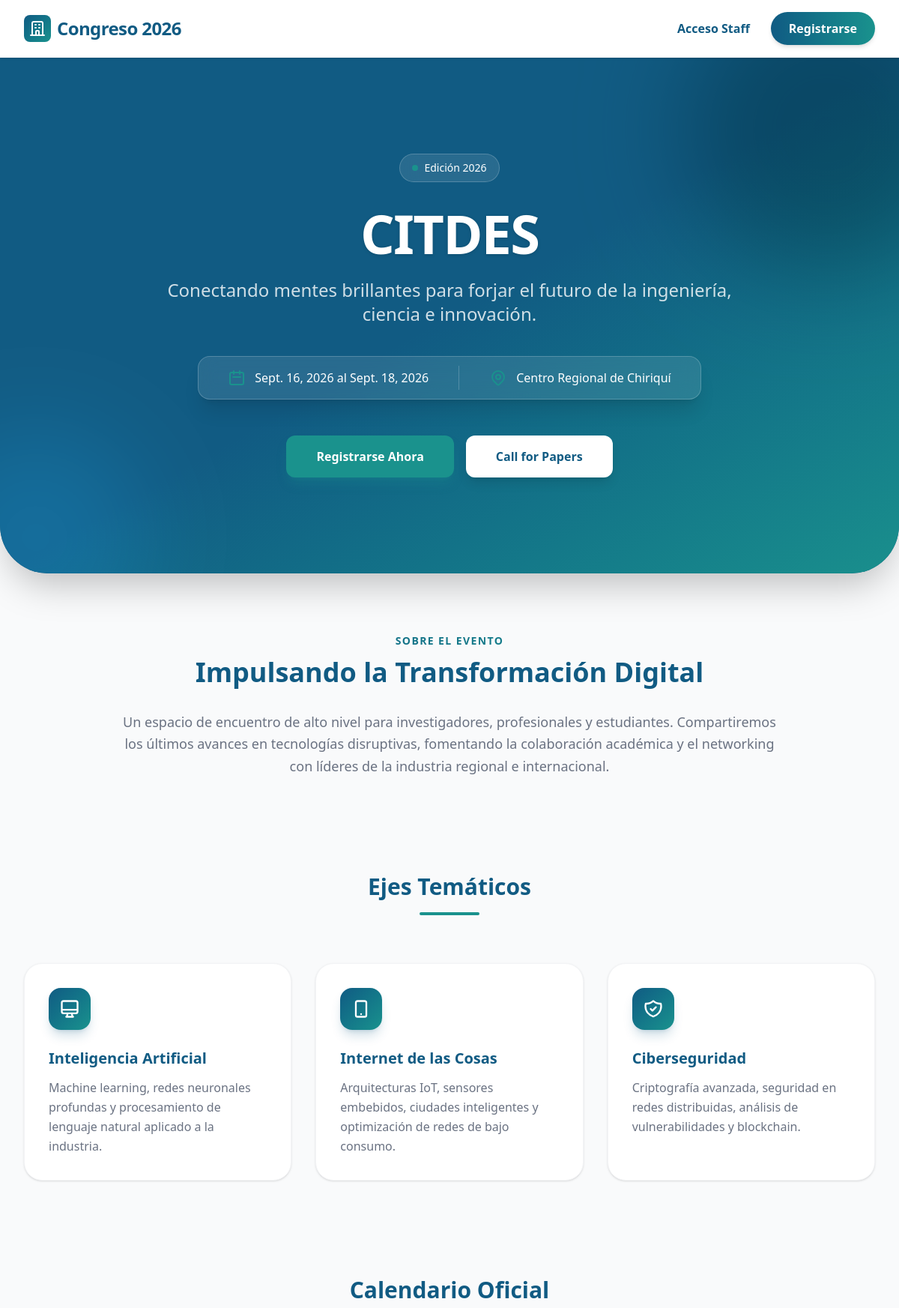
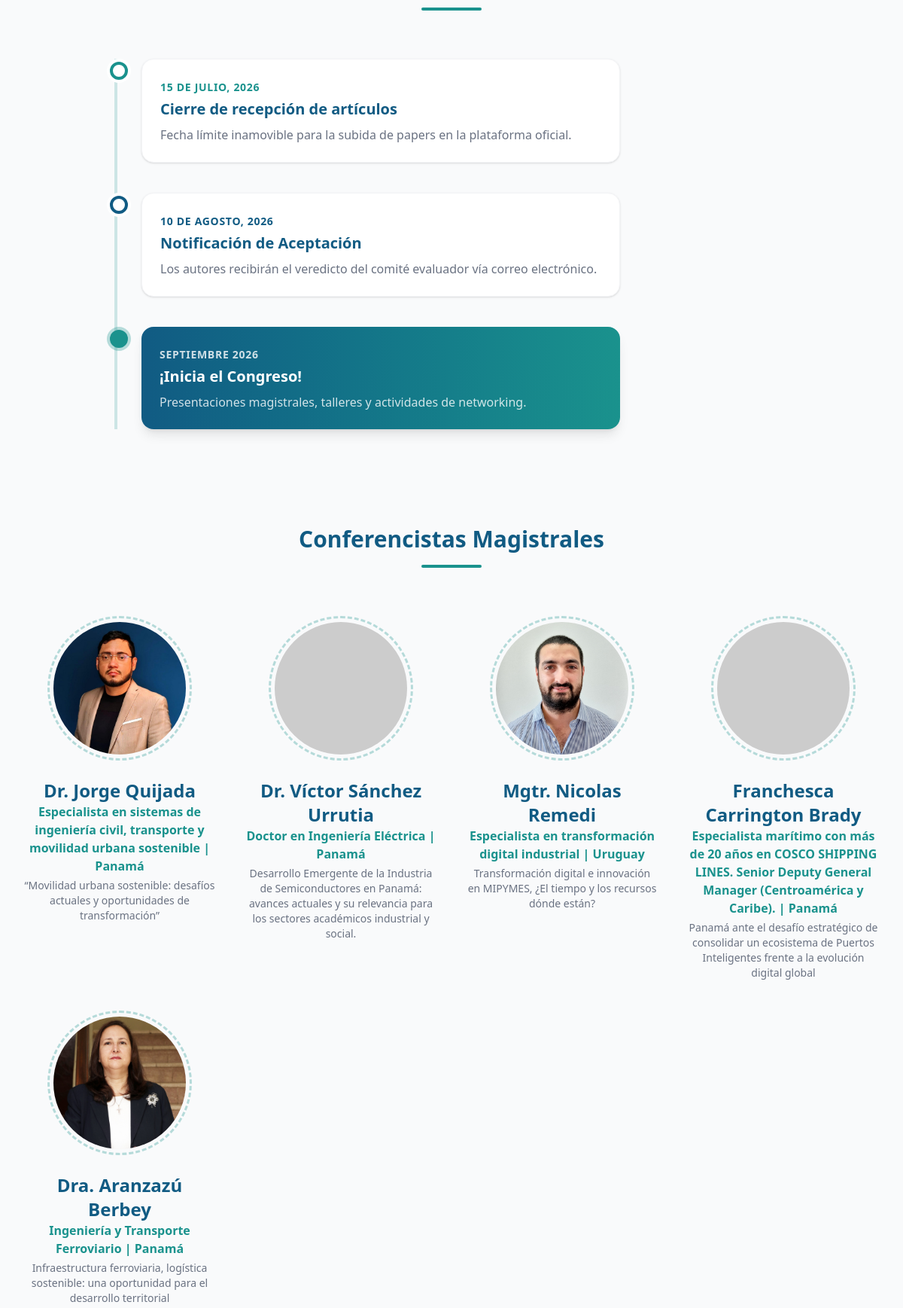
The page / (upper part) on the database its author committed (2 pictures, top to bottom).
### registro/models.py (models this page shows, shortened)
class Congress(models.Model):
    name = models.CharField(max_length=200, verbose_name="Nombre del Congreso")
    start_date = models.DateField(verbose_name="Fecha de Inicio")
    end_date = models.DateField(verbose_name="Fecha de Fin")
    location = models.CharField(max_length=200, verbose_name="Sede")

class Speaker(models.Model):
    congress = models.ForeignKey(Congress, on_delete=models.CASCADE, related_name='speakers', verbose_name="Congreso")
    name = models.CharField(max_length=150, verbose_name="Nombre del Conferencista")
    specialty = models.CharField(max_length=200, verbose_name="Especialidad")
    topic = models.CharField(max_length=200, verbose_name="Tema a exponer")
    country = models.CharField(max_length=100, verbose_name="País")
    photo = models.ImageField(upload_to='speakers/', blank=True, null=True, verbose_name="Foto de perfil")

### registro/views.py (the view)
# urls.py: path('', views.inicio, name='inicio'),
def inicio(request):
    congreso = Congress.objects.first()
    speakers = Speaker.objects.filter(congress=congreso) if congreso else []
    return render(request, 'inicio.html', {
        'congreso': congreso,
        'speakers': speakers
    })

### theme/templates/inicio.html (shortened to what this page needs)
{% extends 'base.html' %}
{% block content %}
<section class="relative bg-[#115b83] overflow-hidden rounded-b-[2.5rem] lg:rounded-b-[4rem] shadow-2xl" aria-label="Introducción al congreso">
    <div class="absolute inset-0 bg-gradient-to-br from-[#115b83] via-[#115b83] to-[#1a928d] opacity-95"></div>
    <div class="absolute -top-24 -right-24 w-96 h-96 bg-[#1a928d] rounded-full mix-blend-multiply filter blur-3xl opacity-50 animate-blob"></div>
    <div class="absolute -bottom-24 -left-24 w-72 h-72 bg-white rounded-full mix-blend-overlay filter blur-3xl opacity-20"></div>
    <div class="relative max-w-7xl mx-auto px-4 sm:px-6 lg:px-8 py-24 lg:py-32 flex flex-col items-center text-center">
        <div class="inline-flex items-center gap-2 px-4 py-2 rounded-full bg-white/10 backdrop-blur-md border border-white/20 text-white text-sm font-medium mb-8">
            <span class="w-2 h-2 rounded-full bg-[#1a928d] animate-pulse"></span>
            Edición 2026
        </div>
        <h1 class="text-5xl md:text-7xl font-extrabold text-white tracking-tight mb-6 drop-shadow-sm">
            {% if congreso %}{{ congreso.name }}{% else %}Congreso Internacional de Tecnología{% endif %}
        </h1>
        <p class="text-xl md:text-2xl text-white/80 mb-10 max-w-3xl font-light">
            Conectando mentes brillantes para forjar el futuro de la ingeniería, ciencia e innovación.
        </p>
        <div class="flex flex-col sm:flex-row items-center gap-6 p-4 sm:p-2 rounded-2xl bg-white/10 backdrop-blur-md border border-white/20 mb-12 w-full max-w-2xl justify-center shadow-xl">
            <div class="flex items-center gap-3 px-4 py-2 text-white">
                <svg class="w-6 h-6 text-[#1a928d]" fill="none" stroke="currentColor" viewBox="0 0 24 24"><path stroke-linecap="round" stroke-linejoin="round" stroke-width="2" d="M8 7V3m8 4V3m-9 8h10M5 21h14a2 2 0 002-2V7a2 2 0 00-2-2H5a2 2 0 00-2 2v12a2 2 0 002 2z"></path></svg>
                <span class="font-medium">{% if congreso %}{{ congreso.start_date }} al {{ congreso.end_date }}{% else %}15 - 18 Octubre, 2026{% endif %}</span>
            </div>
            <div class="flex items-center gap-3 px-4 py-2 text-white">
                <span class="font-medium">{% if congreso %}{{ congreso.location }}{% else %}Centro Regional de Chiriquí, UTP{% endif %}</span>
            </div>
        </div>
        <div class="flex flex-col sm:flex-row gap-4 w-full justify-center px-4">
            <a href="{% url 'registro_publico' %}" class="w-full sm:w-auto bg-[#1a928d] hover:bg-[#157a76] text-white font-bold py-4 px-10 rounded-xl shadow-lg shadow-[#1a928d]/30 transition-all duration-300 hover:-translate-y-1">
                Registrarse Ahora
            </a>
            <a href="#call-for-papers" class="w-full sm:w-auto bg-white hover:bg-gray-50 text-[#115b83] font-bold py-4 px-10 rounded-xl shadow-lg transition-all duration-300 hover:-translate-y-1">
                Call for Papers
            </a>
        </div>
    </div>
</section>
<main class="max-w-7xl mx-auto px-4 sm:px-6 lg:px-8 py-20 space-y-32">
    <section aria-labelledby="about-title" class="text-center max-w-4xl mx-auto">
        <h2 id="about-title" class="text-sm font-bold tracking-widest uppercase mb-3 bg-clip-text text-transparent bg-gradient-to-r from-[#115b83] to-[#1a928d]">
        </h2>
        <h3 class="text-3xl md:text-4xl font-bold text-[#115b83] mb-8">Impulsando la Transformación Digital</h3>
        <p class="text-lg text-gray-500 leading-relaxed font-light">
            Un espacio de encuentro de alto nivel para investigadores, profesionales y estudiantes. Compartiremos los últimos avances en tecnologías disruptivas, fomentando la colaboración académica y el networking con líderes de la industria regional e internacional.
        </p>
    </section>
    <section aria-labelledby="topics-title">
        <div class="text-center mb-16">
            <h2 id="topics-title" class="text-3xl font-bold text-[#115b83]">Ejes Temáticos</h2>
            <div class="h-1 w-20 bg-[#1a928d] mx-auto mt-4 rounded-full"></div>
        </div>
        <div class="grid grid-cols-1 md:grid-cols-3 gap-8">
            <article class="group bg-white p-8 rounded-3xl shadow-sm hover:shadow-2xl border border-gray-100 hover:border-[#1a928d]/30 transition-all duration-500 cursor-pointer relative overflow-hidden">
                <div class="absolute top-0 right-0 w-32 h-32 bg-[#1a928d]/5 rounded-bl-full -z-10 transition-transform group-hover:scale-125"></div>
                <div class="w-14 h-14 bg-gradient-to-br from-[#115b83] to-[#1a928d] text-white rounded-2xl flex items-center justify-center mb-6 shadow-lg shadow-[#115b83]/20">
                    <svg class="w-7 h-7" fill="none" stroke="currentColor" viewBox="0 0 24 24"><path stroke-linecap="round" stroke-linejoin="round" stroke-width="2" d="M9.75 17L9 20l-1 1h8l-1-1-.75-3M3 13h18M5 17h14a2 2 0 002-2V5a2 2 0 00-2-2H5a2 2 0 00-2 2v10a2 2 0 002 2z"></path></svg>
                </div>
                <h3 class="text-xl font-bold text-[#115b83] mb-3 group-hover:text-[#1a928d] transition-colors">Inteligencia Artificial</h3>
                <p class="text-gray-500 font-light leading-relaxed">Machine learning, redes neuronales profundas y procesamiento de lenguaje natural aplicado a la industria.</p>
            </article>
            <article class="group bg-white p-8 rounded-3xl shadow-sm hover:shadow-2xl border border-gray-100 hover:border-[#1a928d]/30 transition-all duration-500 cursor-pointer relative overflow-hidden">
                <div class="absolute top-0 right-0 w-32 h-32 bg-[#1a928d]/5 rounded-bl-full -z-10 transition-transform group-hover:scale-125"></div>
                <div class="w-14 h-14 bg-gradient-to-br from-[#115b83] to-[#1a928d] text-white rounded-2xl flex items-center justify-center mb-6 shadow-lg shadow-[#115b83]/20">
                    <svg class="w-7 h-7" fill="none" stroke="currentColor" viewBox="0 0 24 24"><path stroke-linecap="round" stroke-linejoin="round" stroke-width="2" d="M12 18h.01M8 21h8a2 2 0 002-2V5a2 2 0 00-2-2H8a2 2 0 00-2 2v14a2 2 0 002 2z"></path></svg>
                </div>
                <h3 class="text-xl font-bold text-[#115b83] mb-3 group-hover:text-[#1a928d] transition-colors">Internet de las Cosas</h3>
                <p class="text-gray-500 font-light leading-relaxed">Arquitecturas IoT, sensores embebidos, ciudades inteligentes y optimización de redes de bajo consumo.</p>
            </article>
            <article class="group bg-white p-8 rounded-3xl shadow-sm hover:shadow-2xl border border-gray-100 hover:border-[#1a928d]/30 transition-all duration-500 cursor-pointer relative overflow-hidden">
                <div class="absolute top-0 right-0 w-32 h-32 bg-[#1a928d]/5 rounded-bl-full -z-10 transition-transform group-hover:scale-125"></div>
                <div class="w-14 h-14 bg-gradient-to-br from-[#115b83] to-[#1a928d] text-white rounded-2xl flex items-center justify-center mb-6 shadow-lg shadow-[#115b83]/20">
                </div>
                <h3 class="text-xl font-bold text-[#115b83] mb-3 group-hover:text-[#1a928d] transition-colors">Ciberseguridad</h3>
                <p class="text-gray-500 font-light leading-relaxed">Criptografía avanzada, seguridad en redes distribuidas, análisis de vulnerabilidades y blockchain.</p>
            </article>
        </div>
    </section>
    <section aria-labelledby="dates-title" class="max-w-4xl mx-auto">
        <div class="text-center mb-16">
            <h2 id="dates-title" class="text-3xl font-bold text-[#115b83]">Calendario Oficial</h2>
            <div class="h-1 w-20 bg-[#1a928d] mx-auto mt-4 rounded-full"></div>
        </div>
        <div class="relative border-l-4 border-[#1a928d]/20 ml-4 md:ml-0 md:mx-auto w-full md:w-3/4">
            <div class="mb-10 ml-8 relative group">
                <span class="absolute -left-[42px] top-1 h-6 w-6 rounded-full bg-white border-4 border-[#1a928d] ring-4 ring-white group-hover:scale-125 transition-transform"></span>
                <div class="bg-white p-6 rounded-2xl shadow-sm border border-gray-100 hover:shadow-lg transition-shadow">
                    <span class="text-sm font-bold tracking-wider text-[#1a928d] uppercase">15 de julio, 2026</span>
                    <h3 class="text-xl font-bold text-[#115b83] mt-1">Cierre de recepción de artículos</h3>
                    <p class="text-gray-500 mt-2 font-light">Fecha límite inamovible para la subida de papers en la plataforma oficial.</p>
                </div>
            </div>
            <div class="mb-10 ml-8 relative group">
                <span class="absolute -left-[42px] top-1 h-6 w-6 rounded-full bg-white border-4 border-[#115b83] ring-4 ring-white group-hover:scale-125 transition-transform"></span>
                <div class="bg-white p-6 rounded-2xl shadow-sm border border-gray-100 hover:shadow-lg transition-shadow">
                    <span class="text-sm font-bold tracking-wider text-[#115b83] uppercase">10 de agosto, 2026</span>
                    <h3 class="text-xl font-bold text-[#115b83] mt-1">Notificación de Aceptación</h3>
                    <p class="text-gray-500 mt-2 font-light">Los autores recibirán el veredicto del comité evaluador vía correo electrónico.</p>
                </div>
            </div>
            <div class="ml-8 relative group">
                <span class="absolute -left-[42px] top-1 h-6 w-6 rounded-full bg-[#1a928d] ring-4 ring-[#1a928d]/30 group-hover:scale-125 transition-transform animate-pulse"></span>
                <div class="bg-gradient-to-r from-[#115b83] to-[#1a928d] p-6 rounded-2xl shadow-lg text-white">
                    <span class="text-sm font-bold tracking-wider text-white/80 uppercase">Septiembre 2026</span>
                    <h3 class="text-xl font-bold mt-1">¡Inicia el Congreso!</h3>
                    <p class="text-white/80 mt-2 font-light">Presentaciones magistrales, talleres y actividades de networking.</p>
                </div>
            </div>
        </div>
    </section>
    <section aria-labelledby="speakers-title">
        <div class="text-center mb-16">
            <h2 id="speakers-title" class="text-3xl font-bold text-[#115b83]">Conferencistas Magistrales</h2>
            <div class="h-1 w-20 bg-[#1a928d] mx-auto mt-4 rounded-full"></div>
        </div>
        <div class="grid grid-cols-1 sm:grid-cols-2 lg:grid-cols-4 gap-10">
            {% for speaker in speakers %}
            <div class="text-center group">
                <div class="relative w-48 h-48 mx-auto mb-6">
                    <div class="absolute inset-0 rounded-full border-[3px] border-dashed border-[#1a928d] opacity-30 group-hover:rotate-180 transition-transform duration-1000"></div>
                    {% if speaker.photo %}
                        <img src="{{ speaker.photo.url }}" alt="{{ speaker.name }}" class="w-full h-full object-cover rounded-full p-2 group-hover:scale-105 transition-transform duration-300">
                    {% else %}
                        <img src="https://ui-avatars.com/api/?name={{ speaker.name|urlencode }}&background=115b83&color=fff&size=200" alt="{{ speaker.name }}" class="w-full h-full object-cover rounded-full p-2 group-hover:scale-105 transition-transform duration-300">
                    {% endif %}
                </div>
                <h3 class="text-2xl font-bold text-[#115b83]">{{ speaker.name }}</h3>
                <p class="text-[#1a928d] font-semibold mb-1">{{ speaker.specialty }} | {{ speaker.country }}</p>
                <p class="text-gray-500 text-sm font-light">{{ speaker.topic }}</p>
            </div>
            {% empty %}
            <div class="col-span-full text-center text-gray-500">
                <p>Pronto anunciaremos a nuestros conferencistas magistrales.</p>
            </div>
            {% endfor %}
        </div>
    </section>
</main>
{% endblock %}

### rows shown on the page
Congress: name "CITDES", start_date "Sept. 16, 2026", end_date "Sept. 18, 2026", location "Centro Regional de Chiriquí"
Speaker: photo (picture), name "Dr. Jorge Quijada", specialty "Especialista en sistemas de ingeniería civil, transporte y movilidad urbana sostenible", country "Panamá", topic "“Movilidad urbana sostenible: desafíos actuales y oportunidades de transformación”"
Speaker: name "Dr. Víctor Sánchez Urrutia", specialty "Doctor en Ingeniería Eléctrica", country "Panamá", topic "Desarrollo Emergente de la Industria de Semiconductores en Panamá: avances actuales y su relevancia para los sectores académicos industrial y social."
Speaker: photo (picture), name "Mgtr. Nicolas Remedi", specialty "Especialista en transformación digital industrial", country "Uruguay", topic "Transformación digital e innovación en MIPYMES, ¿El tiempo y los recursos dónde están?"
Speaker: name "Franchesca Carrington Brady", specialty "Especialista marítimo con más de 20 años en COSCO SHIPPING LINES. Senior Deputy General Manager (Centroamérica y Caribe).", country "Panamá", topic "Panamá ante el desafío estratégico de consolidar un ecosistema de Puertos Inteligentes frente a la evolución digital global"
Speaker: photo (picture), name "Dra. Aranzazú Berbey", specialty "Ingeniería y Transporte Ferroviario", country "Panamá", topic "Infraestructura ferroviaria, logística sostenible: una oportunidad para el desarrollo territorial"
